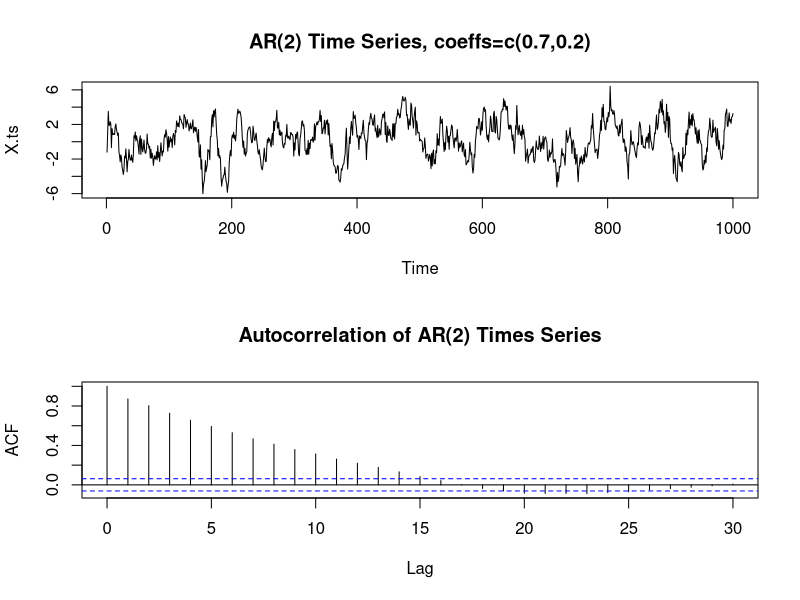
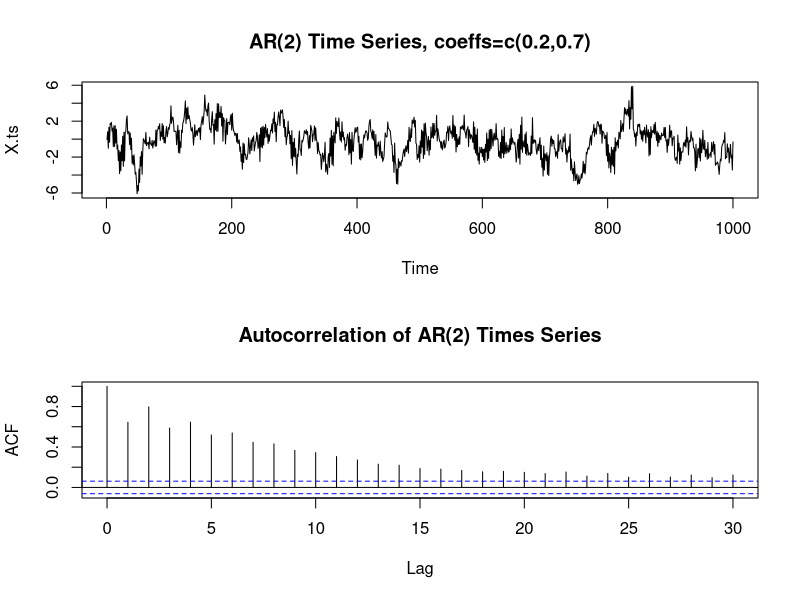
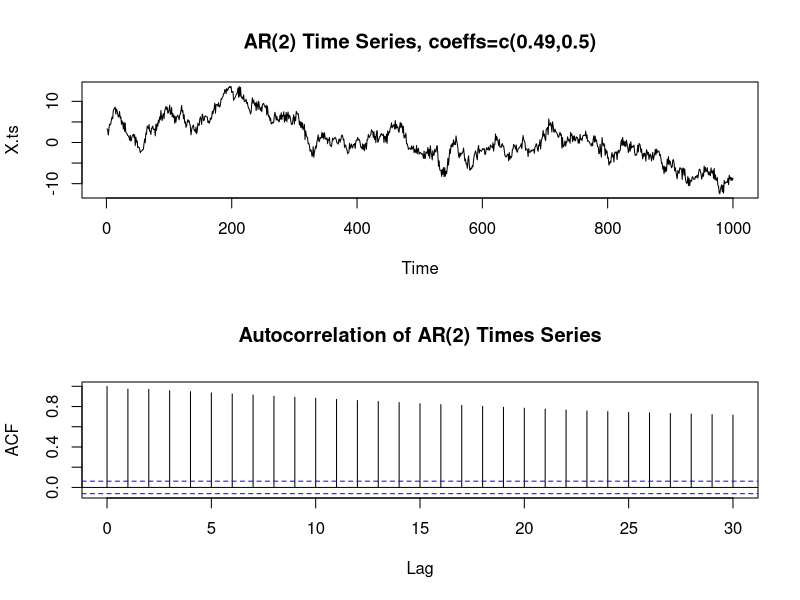
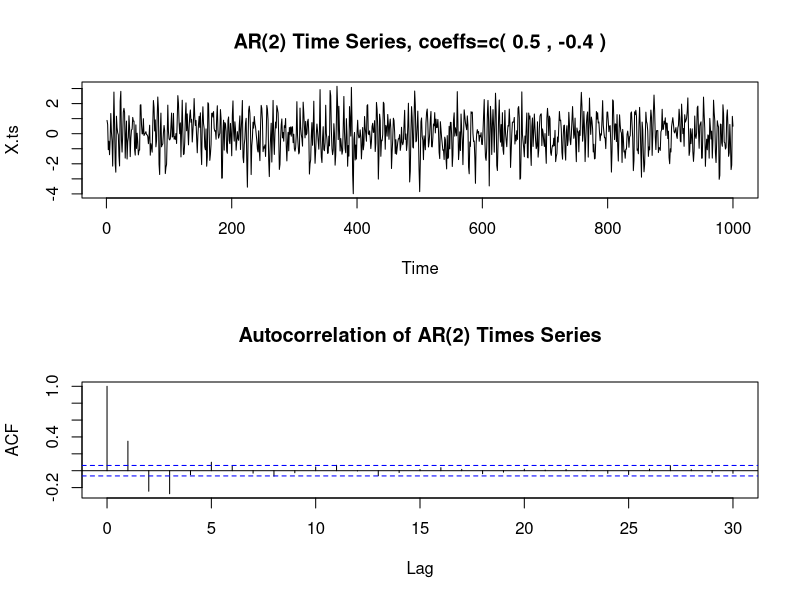
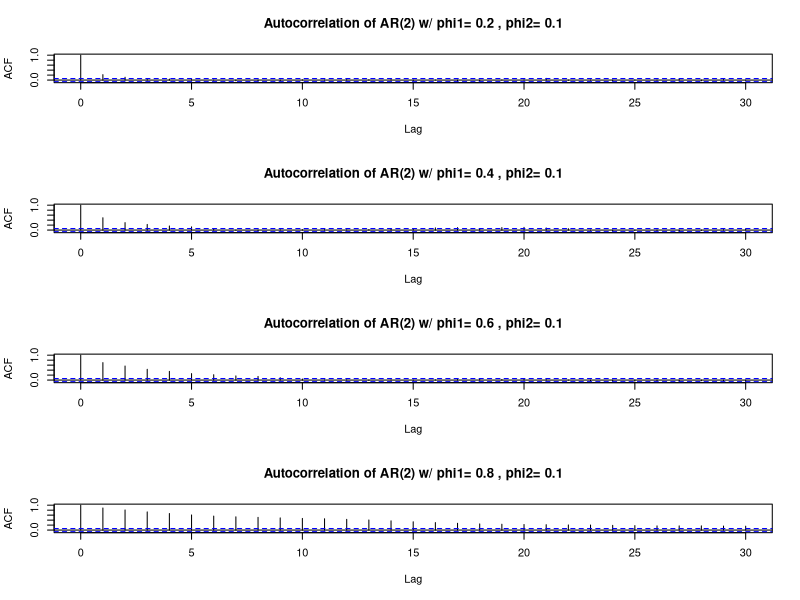
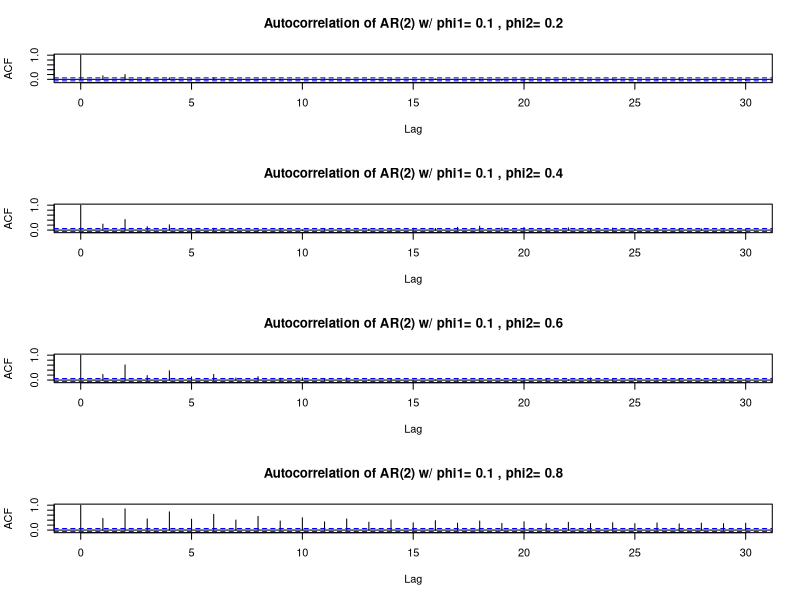

Here is the R script that generated these plots, in order: (Note: this script raises an error after producing the figures.)
set.seed(2017)

#use arima to simulate X_t = Z_t + 0.7X_(t-1) + 0.2X_(t-2)
X.ts <- arima.sim(list(ar = c(0.7,0.2)),n=1000)

par(mfrow=c(2,1))
plot(X.ts, main='AR(2) Time Series, coeffs=c(0.7,0.2)')
X.acf<-acf(X.ts, main='Autocorrelation of AR(2) Times Series')

#coeffs = c(0.2, 0.7)
X.ts <- arima.sim(list(ar = c(0.2,0.7)),n=1000)

par(mfrow=c(2,1))
plot(X.ts, main='AR(2) Time Series, coeffs=c(0.2,0.7)')
X.acf<-acf(X.ts, main='Autocorrelation of AR(2) Times Series')

#coeffs = c(0.5,0.5) - non-stationary
X.ts <- arima.sim(list(ar = c(0.49,0.5)),n=1000)

par(mfrow=c(2,1))
plot(X.ts, main='AR(2) Time Series, coeffs=c(0.49,0.5)')
X.acf<-acf(X.ts, main='Autocorrelation of AR(2) Times Series')

#better way w/paste()
Phi <- c(0.5,-0.4)
X.ts <- arima.sim(list(ar = Phi),n=1000)
par(mfrow=c(2,1))
plot(X.ts, main=paste('AR(2) Time Series, coeffs=c(',Phi[1],',',Phi[2],')'))
X.acf<-acf(X.ts, main='Autocorrelation of AR(2) Times Series')

#generalized to study behavior
phi.seed<-0.1
par(mfrow=c(4,1))
for (i in 1:4){
  Phi <- c(2*i*phi.seed,phi.seed)
  X.ts <- arima.sim(list(ar=Phi),n=1000)
  X.acf<-acf(X.ts, main=paste('Autocorrelation of AR(2) w/ phi1=',Phi[1],', phi2=',Phi[2]))
}
for (i in 1:4){
  Phi <- c(phi.seed,2*i*phi.seed)
  X.ts <- arima.sim(list(ar=Phi),n=1000)
  X.acf<-acf(X.ts, main=paste('Autocorrelation of AR(2) w/ phi1=',Phi[1],', phi2=',Phi[2]))
}

Phi <- c(1)
X.ts <- arima.sim(list(ar = Phi),n=1000)
par(mfrow=c(2,1))
plot(X.ts, main=paste('AR(2) Time Series, phi=',Phi[1]))
X.acf<-acf(X.ts, main='Autocorrelation of AR(2) Times Series')

